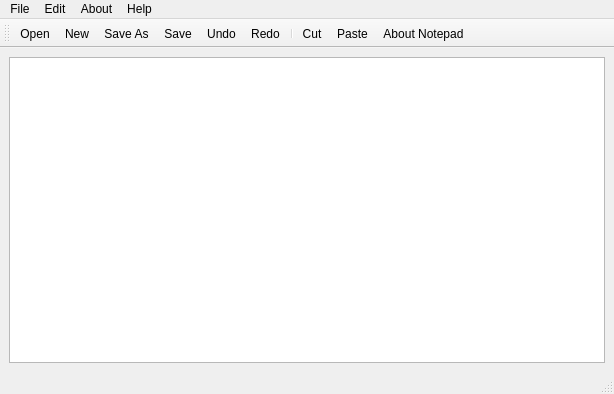
<?xml version="1.0" encoding="UTF-8"?>
<ui version="4.0">
 <class>MainWindow</class>
 <widget class="QMainWindow" name="MainWindow">
  <property name="geometry">
   <rect>
    <x>0</x>
    <y>0</y>
    <width>614</width>
    <height>394</height>
   </rect>
  </property>
  <property name="windowTitle">
   <string>MainWindow</string>
  </property>
  <widget class="QWidget" name="centralwidget">
   <layout class="QHBoxLayout" name="horizontalLayout">
    <item>
     <widget class="QTextEdit" name="textEdit"/>
    </item>
   </layout>
  </widget>
  <widget class="QMenuBar" name="menubar">
   <property name="geometry">
    <rect>
     <x>0</x>
     <y>0</y>
     <width>614</width>
     <height>21</height>
    </rect>
   </property>
   <widget class="QMenu" name="menuFile">
    <property name="title">
     <string>File</string>
    </property>
    <addaction name="actionOpen"/>
    <addaction name="actionNew"/>
    <addaction name="separator"/>
    <addaction name="separator"/>
    <addaction name="actionSave"/>
    <addaction name="actionSave_As"/>
    <addaction name="actionPaste"/>
    <addaction name="actionCut"/>
    <addaction name="actionDelete"/>
    <addaction name="separator"/>
    <addaction name="actionExit"/>
   </widget>
   <widget class="QMenu" name="menuEdit">
    <property name="title">
     <string>Edit</string>
    </property>
   </widget>
   <widget class="QMenu" name="menuAbout">
    <property name="title">
     <string>About</string>
    </property>
    <addaction name="actionAbout_Notepad"/>
   </widget>
   <widget class="QMenu" name="menuHelp">
    <property name="title">
     <string>Help</string>
    </property>
   </widget>
   <addaction name="menuFile"/>
   <addaction name="menuEdit"/>
   <addaction name="menuAbout"/>
   <addaction name="menuHelp"/>
  </widget>
  <widget class="QStatusBar" name="statusbar"/>
  <widget class="QToolBar" name="toolBar">
   <property name="windowTitle">
    <string>toolBar</string>
   </property>
   <attribute name="toolBarArea">
    <enum>TopToolBarArea</enum>
   </attribute>
   <attribute name="toolBarBreak">
    <bool>false</bool>
   </attribute>
   <addaction name="actionOpen"/>
   <addaction name="actionNew"/>
   <addaction name="actionSave_As"/>
   <addaction name="actionSave"/>
   <addaction name="actionUndo"/>
   <addaction name="actionRedo"/>
   <addaction name="separator"/>
   <addaction name="actionCut"/>
   <addaction name="actionPaste"/>
   <addaction name="actionAbout_Notepad"/>
  </widget>
  <action name="actionOpen">
   <property name="icon">
    <iconset resource="Resourse.qrc">
     <normaloff>:/Img/open.png</normaloff>:/Img/open.png</iconset>
   </property>
   <property name="text">
    <string>Open</string>
   </property>
  </action>
  <action name="actionNew">
   <property name="icon">
    <iconset resource="Resourse.qrc">
     <normaloff>:/Img/new.png</normaloff>:/Img/new.png</iconset>
   </property>
   <property name="text">
    <string>New</string>
   </property>
  </action>
  <action name="actionSave_As">
   <property name="icon">
    <iconset resource="Resourse.qrc">
     <normaloff>:/Img/download.png</normaloff>:/Img/download.png</iconset>
   </property>
   <property name="text">
    <string>Save As</string>
   </property>
  </action>
  <action name="actionExit">
   <property name="icon">
    <iconset resource="Resourse.qrc">
     <normaloff>:/Img/exit.png</normaloff>:/Img/exit.png</iconset>
   </property>
   <property name="text">
    <string>Exit</string>
   </property>
  </action>
  <action name="actionAbout_Notepad">
   <property name="icon">
    <iconset resource="Resourse.qrc">
     <normaloff>:/Img/About.png</normaloff>:/Img/About.png</iconset>
   </property>
   <property name="text">
    <string>About Notepad</string>
   </property>
  </action>
  <action name="actionSave">
   <property name="icon">
    <iconset resource="Resourse.qrc">
     <normaloff>:/Img/Save.png</normaloff>:/Img/Save.png</iconset>
   </property>
   <property name="text">
    <string>Save</string>
   </property>
  </action>
  <action name="actionRedo">
   <property name="icon">
    <iconset resource="Resourse.qrc">
     <normaloff>:/Img/Redo.png</normaloff>:/Img/Redo.png</iconset>
   </property>
   <property name="text">
    <string>Redo</string>
   </property>
   <property name="toolTip">
    <string>Redo</string>
   </property>
  </action>
  <action name="actionUndo">
   <property name="icon">
    <iconset resource="Resourse.qrc">
     <normaloff>:/Img/undo.png</normaloff>:/Img/undo.png</iconset>
   </property>
   <property name="text">
    <string>Undo</string>
   </property>
   <property name="toolTip">
    <string>undo</string>
   </property>
  </action>
  <action name="actionHelp">
   <property name="icon">
    <iconset resource="Resourse.qrc">
     <normaloff>:/Img/help.png</normaloff>:/Img/help.png</iconset>
   </property>
   <property name="text">
    <string>Help</string>
   </property>
  </action>
  <action name="actionDelete">
   <property name="icon">
    <iconset resource="Resourse.qrc">
     <normaloff>:/Img/Delete.png</normaloff>:/Img/Delete.png</iconset>
   </property>
   <property name="text">
    <string>Delete</string>
   </property>
  </action>
  <action name="actionCut">
   <property name="icon">
    <iconset resource="Resourse.qrc">
     <normaloff>:/Img/cut.png</normaloff>:/Img/cut.png</iconset>
   </property>
   <property name="text">
    <string>Cut</string>
   </property>
  </action>
  <action name="actionPaste">
   <property name="icon">
    <iconset resource="Resourse.qrc">
     <normaloff>:/Img/File.png</normaloff>:/Img/File.png</iconset>
   </property>
   <property name="text">
    <string>Paste</string>
   </property>
  </action>
 </widget>
 <resources>
  <include location="Resourse.qrc"/>
 </resources>
 <connections/>
</ui>
